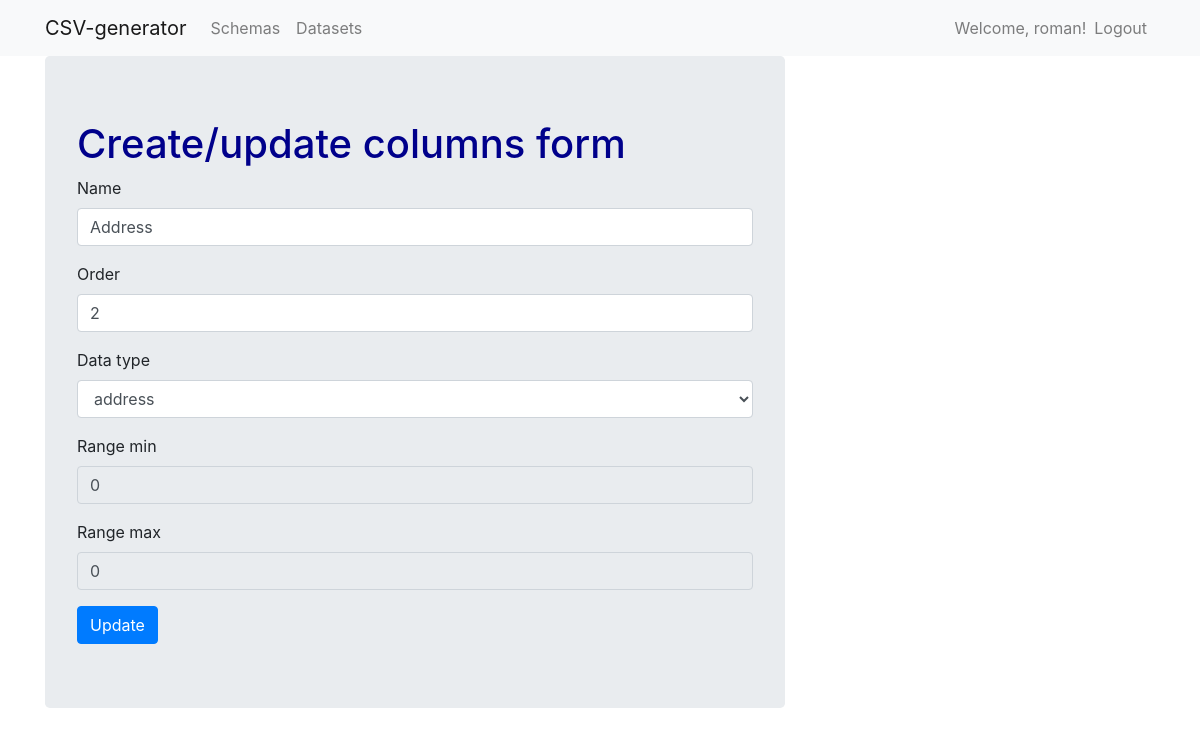
/schemas/columns/address/edit (signed in), run on the app's committed database.
### schemas/models.py (models this page shows, shortened)
class Column(models.Model):
    slug = models.CharField(max_length=100, null=True)
    name = models.CharField(max_length=80)
    schema = models.ForeignKey(Schema, on_delete=models.CASCADE, related_name="columns")
    order = models.IntegerField()
    data_type = models.ForeignKey(DataTypes, on_delete=models.CASCADE)
    range_min = models.IntegerField(default=0, blank=True)
    range_max = models.IntegerField(default=0, blank=True)
    class Meta:
        unique_together = ('schema', 'order',)

### schemas/views.py (the view, shortened to what this page needs)
# urls.py: path('columns/<slug:slug>/edit', ColumnUpdateView.as_view(), name="column_edit"),
class ColumnUpdateView(LoginRequiredMixin, UpdateView):
    model = Column
    form_class = ColumnForm

### schemas/forms.py
class ColumnForm(ModelForm):
    class Meta:
        model = Column
        fields = ("name", "order", "data_type", "range_min", "range_max")
        widgets = {
            'data_type': Select(attrs={"id": "data-type-input", "onchange": "switchRanges()"}),
            'range_min': NumberInput(attrs={"id": "min-range-input", "disabled": "true"}),
            'range_max': NumberInput(attrs={"id": "max-range-input", "disabled": "true"}),
        }

### schemas/models.py (called while the page is built)
    def __str__(self):
        return self.type

### schemas/templates/schemas/column_form.html (shortened to what this page needs)
{% extends "base.html" %}
{% load bootstrap4 %}
{% block body %}
<div class="jumbotron col-8">
    <h1>Create/update columns form</h1>
    <form method="post">{% csrf_token %}
        {% bootstrap_form form %}
        <input class="btn btn-primary" type="submit" value="Update">
    </form>
</div>
{% endblock body %}

### templates/base.html (shortened to what this page needs)
<!DOCTYPE html>
<html lang="en" dir="ltr">
  <head>
    <link rel="stylesheet" href="https://stackpath.bootstrapcdn.com/bootstrap/4.5.2/css/bootstrap.min.css">
    {% load static %}
    <link rel="stylesheet" href="{% static 'css\master.css' %}">
  </head>
  <body>
  {% load bootstrap4 %}
      <nav class="navbar nav-custom navbar-expand-lg sticky-top navbar-light bg-light">
        <div class="container">
          <a class="navbar-brand" href="/">CSV-generator</a>
          <div class="collapse navbar-collapse navbarNav">
            <ul class="navbar-nav">
              <li class="nav-item">
                <a class="nav-link" href="{% url "schemas:schema_list" %}">Schemas</a>
              </li>
            </ul>
            <ul class="navbar-nav">
              <li class="nav-item">
                <a class="nav-link" href="{% url "schemas:dataset_list" %}">Datasets</a>
              </li>
            </ul>
          </div>
          <div class="collapse navbar-collapse navbarNav">
            <ul class="navbar-nav ml-auto">
              {% if user.is_authenticated %}
              <span class="navbar-text">
                Welcome, {{user.username}}!
              </span>
              <li class="nav-item">
                <a class="nav-link" href="{% url "logout" %}">Logout</a>
              </li>
              {% else %}
              <li class="nav-item">
                <a class="nav-link" href="{% url "login" %}">Login</a>
              </li>
              {% endif %}
            </ul>
          </div>
        </div>
      </nav>
      <div class="container body-content">
        {% block body %}
        {% endblock body %}
      </div>
  </body>
</html>

### static/css/master.css (style rules this page uses)
h1 { color:#00008b; }

### data on the page
Column: name "Address", order "2", data_type "address", range_min "0", range_max "0"

### other printed values
{{ user.username }} "roman"
